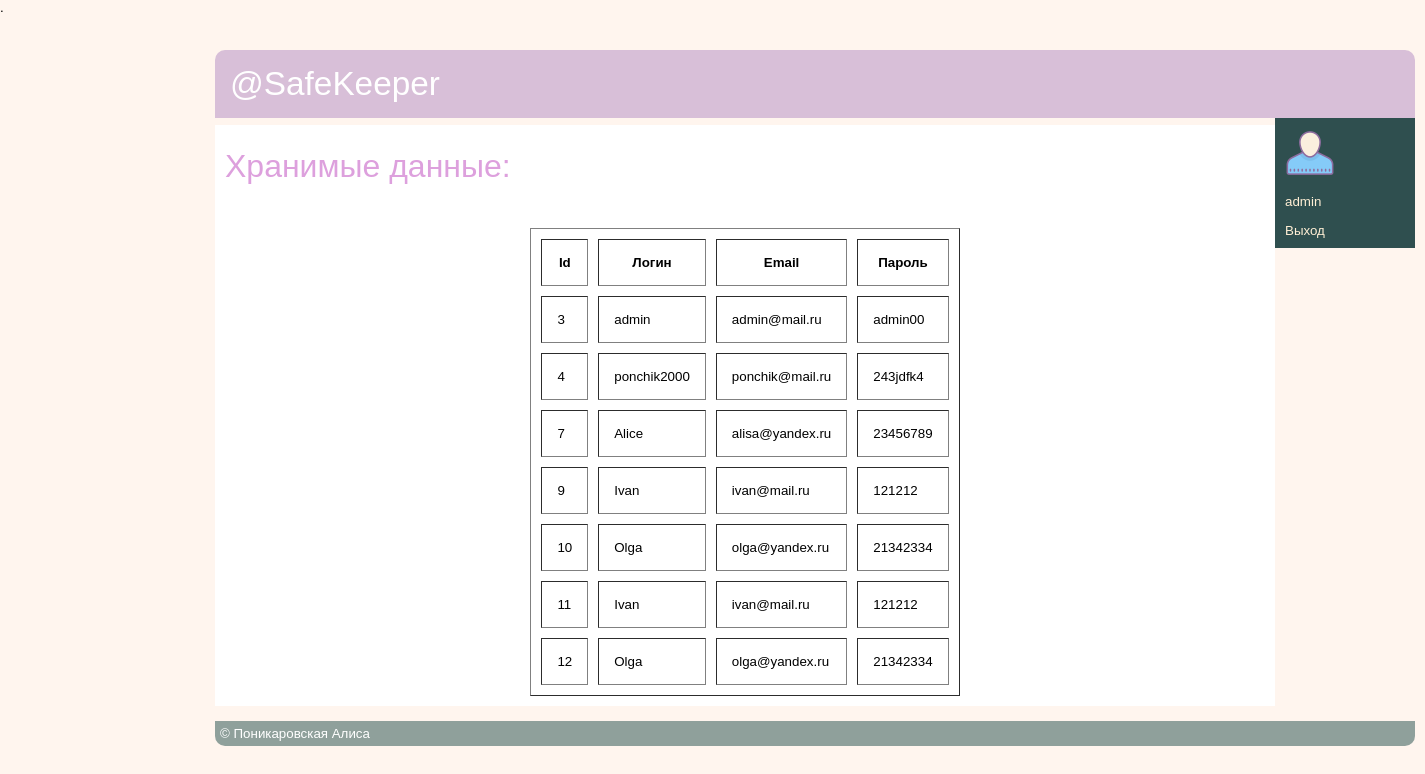
The page /localhost/admin.php (signed in) on the database its author committed.
### tables this page shows
CREATE TABLE `reg_user` (
  `user_id` int(11) NOT NULL,
  `login` varchar(100) NOT NULL,
  `email` varchar(100) NOT NULL,
  `pass` varchar(100) NOT NULL
);

### localhost/admin.php (the view, shortened to what this page needs)
<?php
include("/include/db_connect.php");
echo
"<!DOCTYPE html>
 <head>
<link rel='shortcut icon' href='/images/ingen.png' type='image/x-icon'>
  <meta http-equiv='Content-Type' content='text/html; charset=utf-8' />
  <link href = 'css/style.css' rel = 'stylesheet' type='text/css' />
  <script type='text/javascript' src='/js/jquery-1.8.2.min.js'></script>
  <script type='text/javascript' src='/js/jcarousellite_1.0.1.js'></script>
  <script type='text/javascript' src='/js/safe_script.js'></script>
  <script type='text/javascript' src='/js/jquery.cookie.js'></script>
  <script type='text/javascript' src='/js/jquery.form.js'></script>
  <script type='text/javascript' src='/js/jquery.validate.js'></script>
  <script type='text/javascript' src='/js/store.js'></script>
  <title>SafeKeeper</title>
  <style type='text/css'>
  li {
    list-style-type: none; /* Убираем маркеры */
   }
   ul {
    margin-left: 0; /* Отступ слева  */
    padding-left: 0; /* Отступ слева  */
   }
   body {
    font: 10pt Arial, Helvetica, sans-serif; /* Шрифт на веб-странице */
    background: #FFF5EE; /* Цвет фона */
    margin: 0; /* Убираем отступы */
   }
   h2 {
    font-size: 11pt; /* Размер шрифта */
    color: #752641; /* Цвет текста */
    margin-bottom: 0; /* Отступ снизу */
   }
  </style>
 </head>
 <body>
 <div id='centerLayer_account'>
  <div id='container_account'>
   <div id='header_account'>@SafeKeeper
   </div>
   <div id='sidebar_account'>
   <div id='user'>
    "?>
<?php
if ($_SESSION['auth'] == 'yes_auth')
{
	echo '<li><img src="images/icons.png" width="50" height="50"><p><font color="#FFEFD5"><a id="profile" href="http://localhost/profile.php">'.$_SESSION['auth_login'].'</a></font></p></li>
	';
}
?>
<?php
echo "
   <li><font color='#FFEFD5'><a id='logout'>Выход</a></font>
   </div>
   </div>
   <div id='content_account'>
     <p><font face='sans-serif' size='6px' color=' #DDA0DD'>Хранимые данные:</font>
	 <span style='padding-left:656px;'></span>
	</p>
	<br></br>
	"?>
	<?php
$result = mysql_query("SELECT * FROM reg_user ",$link) or die("Ошибка " . mysql_error($link));
if($result)
{
    $rows = mysql_num_rows($result);
    echo "<table align='center' border='1' cellspacing='10' cellpadding='15'><tr><th>Id</th><th>Логин</th><th>Email</th><th>Пароль</th></tr>";
    for ($i = 0 ; $i < $rows ; ++$i)
    {
        $row = mysql_fetch_row($result);
        echo "<tr>";
            for ($j = 0 ; $j < 4 ; ++$j) echo "<td>$row[$j]</td>";
        echo "</tr>";
    }
    echo "</table>";
}
?>
<?php
echo "
    </div>
   <div id='footer_account'>&copy; Поникаровская Алиса
   </div>
  </div>
  </div>
 </body>
</html>"
?>.

### localhost/css/style.css (style rules this page uses)
#container_account { width: 1200px; margin: 0 auto; }
#header_account { border-radius: 10px 10px 0 0; background: #D8BFD8; font-size: 25pt; color: white; padding: 15px; }
#content_account { margin-top: 0.5em; margin-right: 140px; padding: 10px; background: #fff; }
#sidebar_account { float: right; width: 120px; padding: 10px; background: #2F4F4F; }
#footer_account { border-radius: 0 0 10px 10px; background: #8fa09b; color: #fff; padding: 5px; margin-top: 15px; }
#centerLayer_account { border-radius: 10px; position: absolute; margin-left: 215px; margin-top: 50px; }
#user a { text-decoration: none; font: bold 13px; color: #FFEFD5; }

### localhost/admin.php (style rules this page uses)
li { list-style-type: none; }
body { font: 10pt Arial, Helvetica, sans-serif; background: #FFF5EE; margin: 0; }

### rows shown on the page
reg_user: user_id "3", login "admin", email "admin@mail.ru", pass "admin00"
reg_user: user_id "4", login "ponchik2000", email "ponchik@mail.ru", pass "243jdfk4"
reg_user: user_id "7", login "Alice", email "alisa@yandex.ru", pass "23456789"
reg_user: user_id "9", login "Ivan", email "ivan@mail.ru", pass "121212"
reg_user: user_id "10", login "Olga", email "olga@yandex.ru", pass "21342334"
reg_user: user_id "11", login "Ivan", email "ivan@mail.ru", pass "121212"
reg_user: user_id "12", login "Olga", email "olga@yandex.ru", pass "21342334"

### other values the page prints
$_SESSION['auth_login'] "admin"
